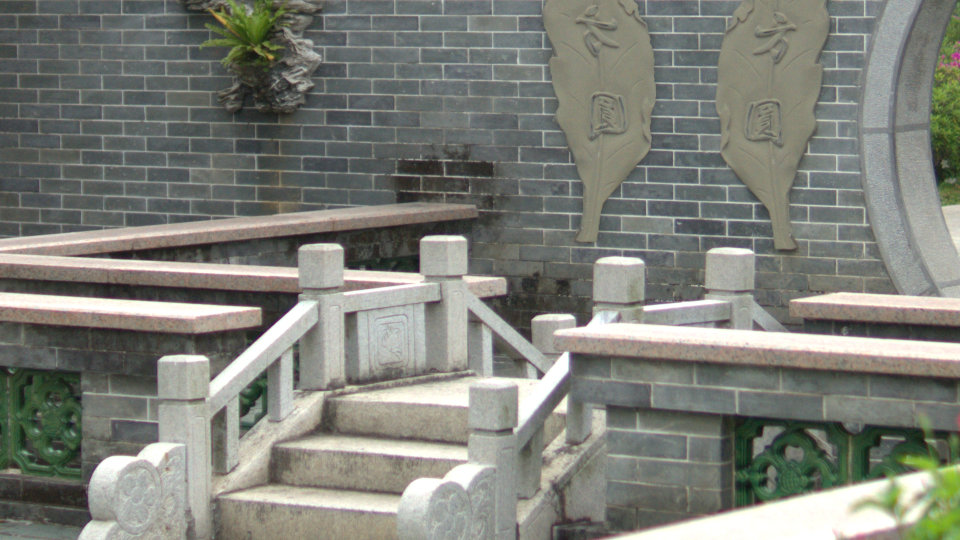
#> input picture images/DSC05646.TIF, 1920 x 1080 px (shown at 1/2 size)
$ python -i DetectionUtils.py   (imports and definitions only)
#> lines starting #> are read from the running program, lines starting #| are printed output that depends on the picture; after the words box and inside, x2 and y2 are one past the last pixel; in counts of white or black regions, pixels touching at a corner belong together
import cv2, numpy as np
from scipy.special import erfc
from .CFAUtils import *
from sklearn.mixture import GaussianMixture
import scipy.stats

def pmap_erfc(data, mean=None, stdev=None):
    if stdev is None: stdev = np.std(data)
    if mean is None: mean = np.mean(data),
    pmap = erfc(np.abs(data - mean) / (2 ** .5 * stdev))
    return pmap

def filtered_pmap_erfc(data, mean = 0, stdev = None, B = 1):
    K = get_filter_pattern(m_1001, 2*B+1, 2*B+1)
    pmap = pmap_erfc(data, mean, stdev)
    pmap = cv2.filter2D(pmap, -1, K)
    return pmap

def weighted_pmap_erfc(data, mean = 0, stdev = None):
    pmap = pmap_erfc(data, mean, stdev)
    fdata, nw = data * pmap, np.sum(pmap)
    mean = np.sum(fdata) / nw
    stdev = (np.sum(pmap*(data - mean)**2) / nw) ** .5
    pmap = erfc(np.abs(data - mean) / (2 ** .5 * stdev))
    return pmap

def em_probability(F):
    X = F.reshape(-1, 1)
    gm = GaussianMixture(n_components=2, random_state=0).fit(X)
    M = gm.predict(X)
    i = 0 if np.sum(M == 0) < np.sum(M == 1) else 1     # Assume that cluster with fewer elements is tampered
    m0, m1 = gm.means_[i][0], gm.means_[1-i][0]
    s0, s1 = gm.covariances_[i][0][0]**.5, gm.covariances_[1-i][0][0]**.5
    pdf0, pdf1 = scipy.stats.norm(m0, s0).pdf, scipy.stats.norm(m1, s1).pdf
    P0, P1 = pdf0(F), pdf1(F)
    return P0 / (P0 + P1)

''' Gets the biggest N components, if they are at least 100*t% the size of image
'''
def mask_components(mask, N = np.inf, t = 0):
    nlabels, labels, stats, centroids = cv2.connectedComponentsWithStats(mask)
    N = min(nlabels, N)
    idx = np.argsort(stats[:, -1])[::-1]
    out = np.zeros_like(mask)
    for i in idx[1:]:
        _, _, _, _, a = stats[i]
        if a < t * mask.size:
            break
        out[labels == i] = 1
    return out

def otsu_components(data, N = 3, A = .01, biggest = False):
    data = data - data.min()
    data = (data / data.max() * 255).astype('uint8')
    blur = cv2.GaussianBlur(data, (N, N), 0)
    # find otsu's threshold value with OpenCV function
    _, otsu = cv2.threshold(blur, 0, 1, cv2.THRESH_BINARY + cv2.THRESH_OTSU)
    otsu = 1-otsu
    nlabels, labels, stats, centroids = cv2.connectedComponentsWithStats(otsu)
    idx = np.argsort(stats[:,-1])[::-1]
    out = np.zeros_like(otsu)
    for i in idx[1:]:
        _, _, _, _, a = stats[i]
        if a < A * data.size:
            break
        out[labels == i] = i
    return out

>>> import cv2
>>> picture = cv2.imread('../images/DSC05646.TIF', cv2.IMREAD_GRAYSCALE)
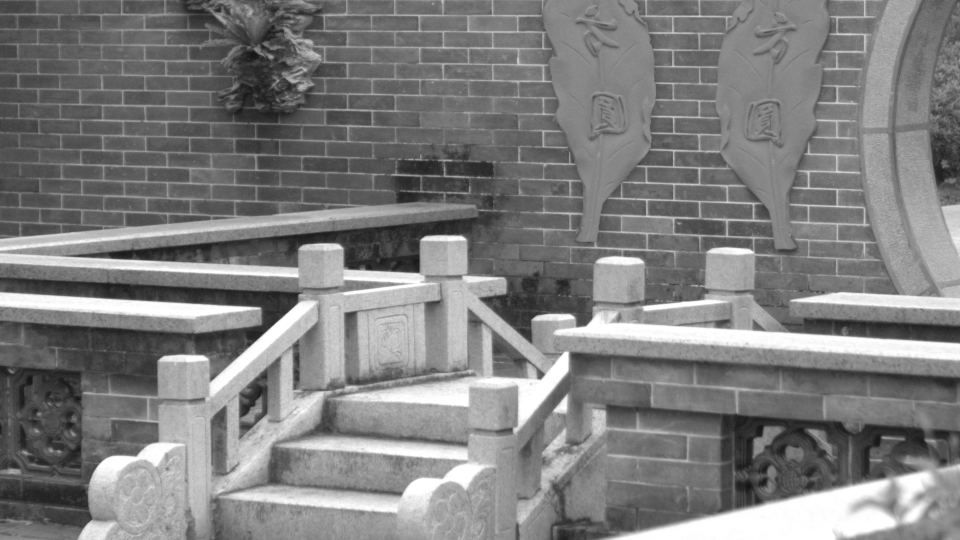
#> picture: shape (1080, 1920) (shown at 1/2 size); min 13, max 255, mean 126.3
>>> result = otsu_components(picture)
#> in otsu_components, `_, otsu = cv2.threshold(blur, 0, 1, cv2.THRESH_BINARY + cv2.THRESH_OTSU)`:
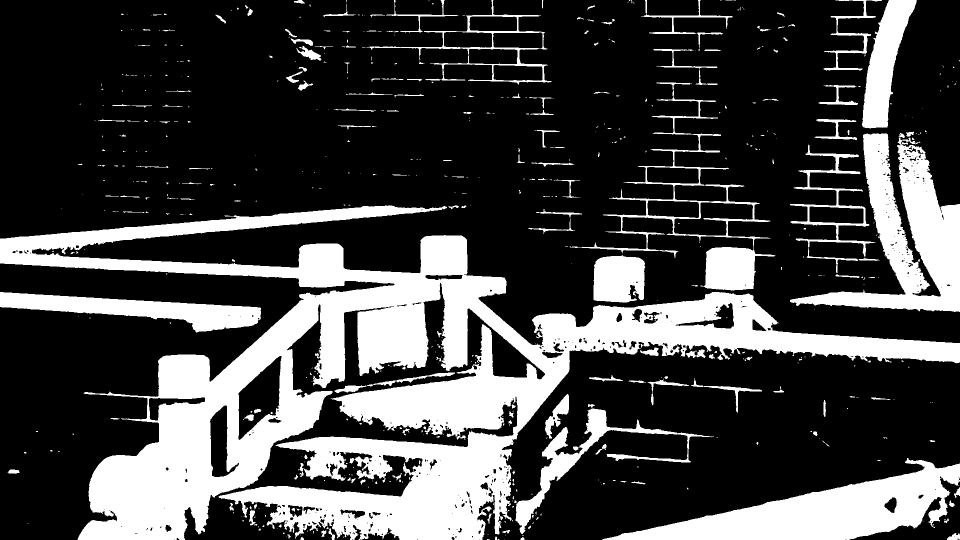
#> otsu: shape (1080, 1920) (shown at 1/2 size); values 0 (black) and 1 (white), 27.2% white; 591 white regions (414 under 20 px), largest, box (x1, y1, x2, y2) and area: (0, 411, 1920, 1080) 364119, (1204, 916, 1920, 1080) 48335, (1580, 266, 1920, 624) 46111
#> in otsu_components, `nlabels, labels, stats, centroids = cv2.connectedComponentsWithStats(o..`:
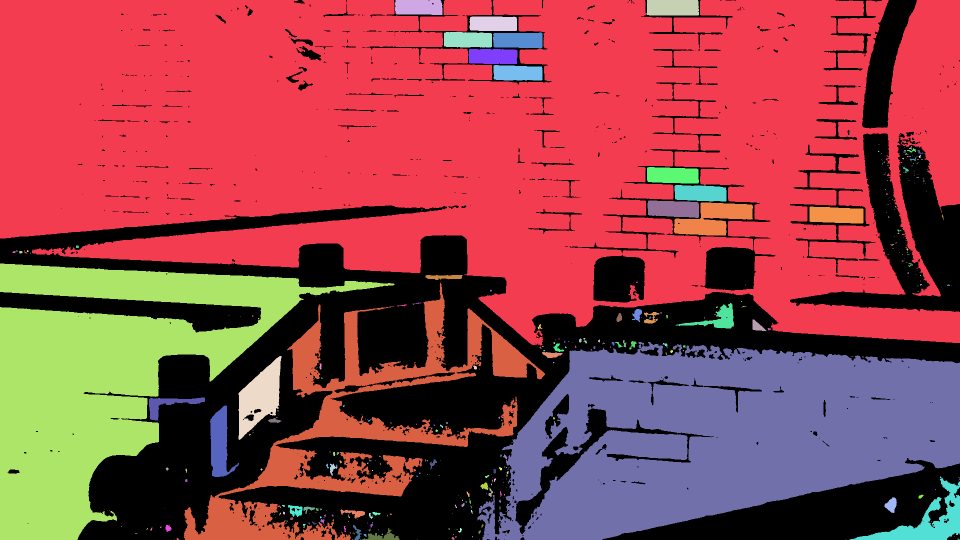
#> labels: shape (1080, 1920) int32 (shown at 1/2 size); 372 distinct labels, from 0 to 371; one colour per label, 0 black
#> in otsu_components, `nlabels, labels, stats, centroids = cv2.connectedComponentsWithStats(o..`: nlabels = 372; stats = 372 rows, first 6: [0, 0, 1920, 1080, 563209], [0, 0, 1920, 691, 938284], [790, 0, 96, 30, 2727], [1293, 0, 105, 31, 3202], [939, 33, 95, 29, 2683], [888, 64, 96, 31, 2830]; centroids = 372 pairs, first value 27.81 to 1918.5, second value 14.21 to 1079
#> in otsu_components, `idx = np.argsort(stats[:,-1])[::-1]`: idx = 372 values, max 371 at index 280, min 0 at index 1, mean 185.5
#> the loop in otsu_components, `for i in idx[1:]:` made 5 passes
#> (i, a) on passes 2 to 5: (161, 251586), (99, 171870), (111, 77574), (260, 7837)
#> a on pass 1: 563209
#> after the loop in otsu_components, `for i in idx[1:]:`:
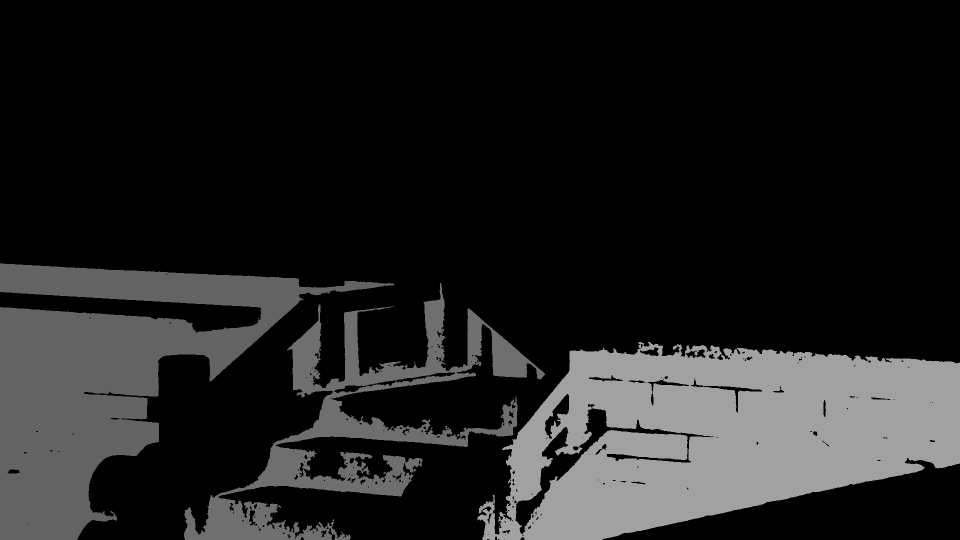
#> out: shape (1080, 1920) (shown at 1/2 size); min 0, max 161, mean 31.9

$ run again, on images/DSC05684.TIF
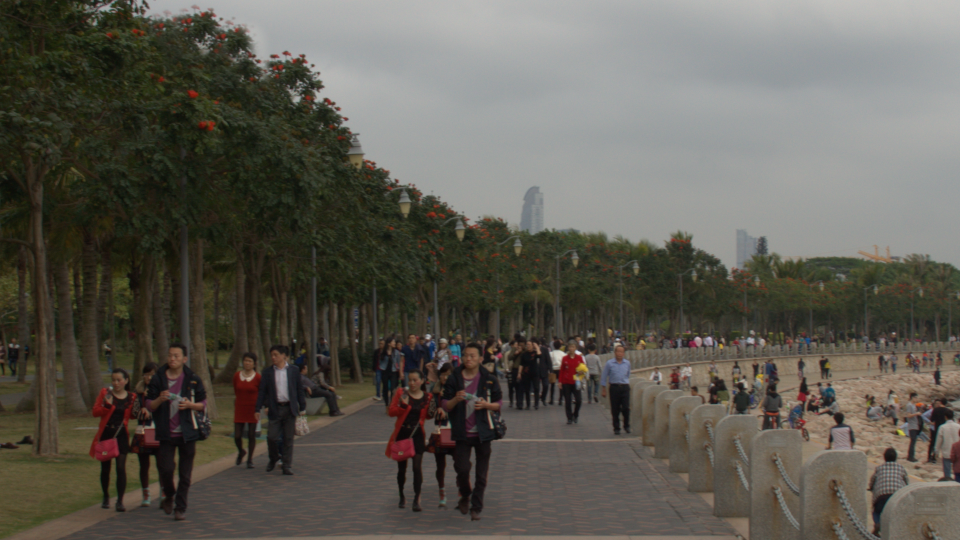
#> input picture images/DSC05684.TIF, 1920 x 1080 px (shown at 1/2 size)
#> in otsu_components, `_, otsu = cv2.threshold(blur, 0, 1, cv2.THRESH_BINARY + cv2.THRESH_OTSU)`:
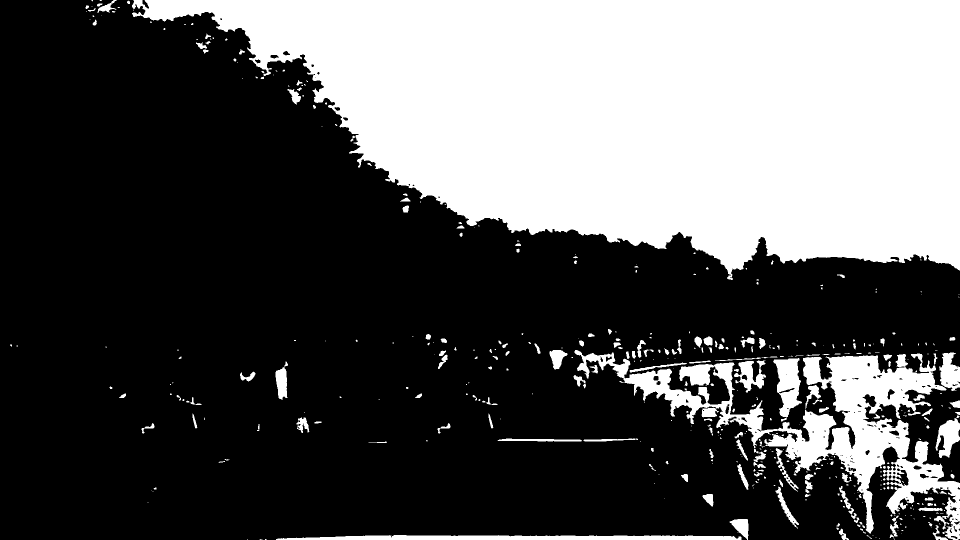
#> otsu: shape (1080, 1920) (shown at 1/2 size); values 0 (black) and 1 (white), 34.9% white; 471 white regions (279 under 20 px), largest, box (x1, y1, x2, y2) and area: (264, 0, 1920, 560) 615592, (1149, 700, 1920, 1080) 67370, (552, 1070, 1483, 1080) 7444
#> in otsu_components, `nlabels, labels, stats, centroids = cv2.connectedComponentsWithStats(o..`:
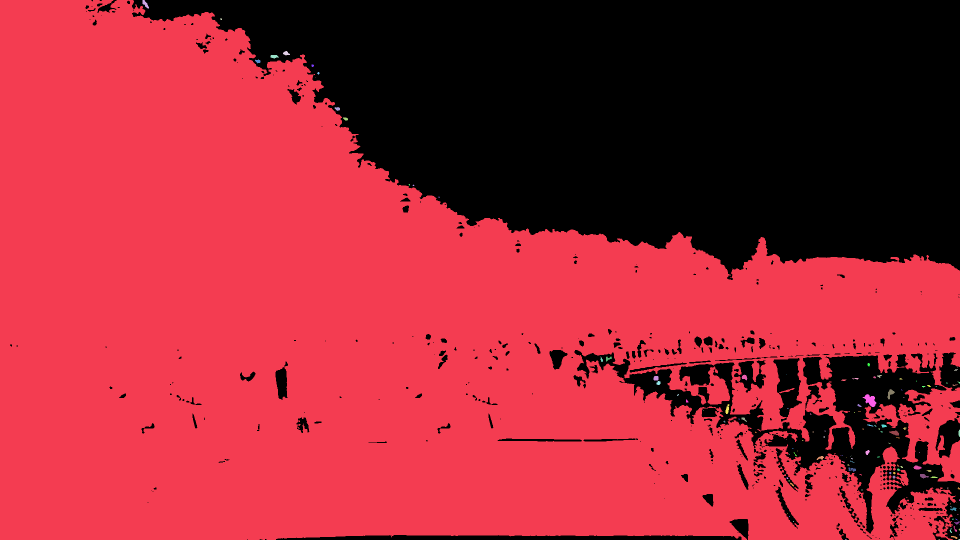
#> labels: shape (1080, 1920) int32 (shown at 1/2 size); 132 distinct labels, from 0 to 131; one colour per label, 0 black
#> nlabels = 132; stats = 132 rows, first 6: [20, 0, 1900, 1080, 723792], [0, 0, 1920, 1080, 1346656], [285, 0, 13, 17, 107], [440, 37, 4, 3, 10], [566, 102, 14, 9, 77], [541, 110, 17, 7, 86]; centroids = 132 pairs, first value 290.5 to 1919, second value 7.77 to 1078.6
#> idx = 132 values, max 131 at index 83, min 0 at index 1, mean 65.5
#> the loop in otsu_components, `for i in idx[1:]:` made 2 passes
#> a on pass 1: 723792

$ run again, on images/r0d8d62edt.TIF
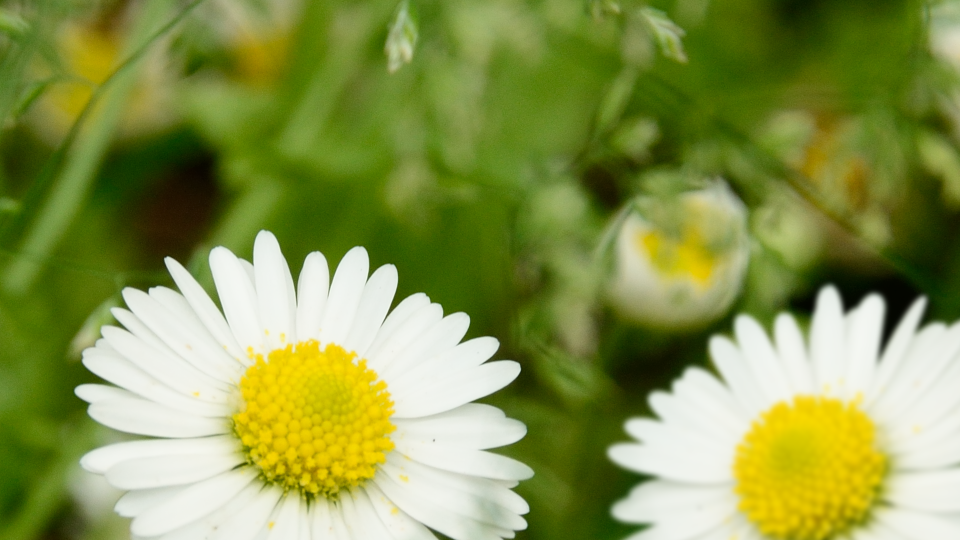
#> input picture images/r0d8d62edt.TIF, 1920 x 1080 px (shown at 1/2 size)
#> in otsu_components, `_, otsu = cv2.threshold(blur, 0, 1, cv2.THRESH_BINARY + cv2.THRESH_OTSU)`:
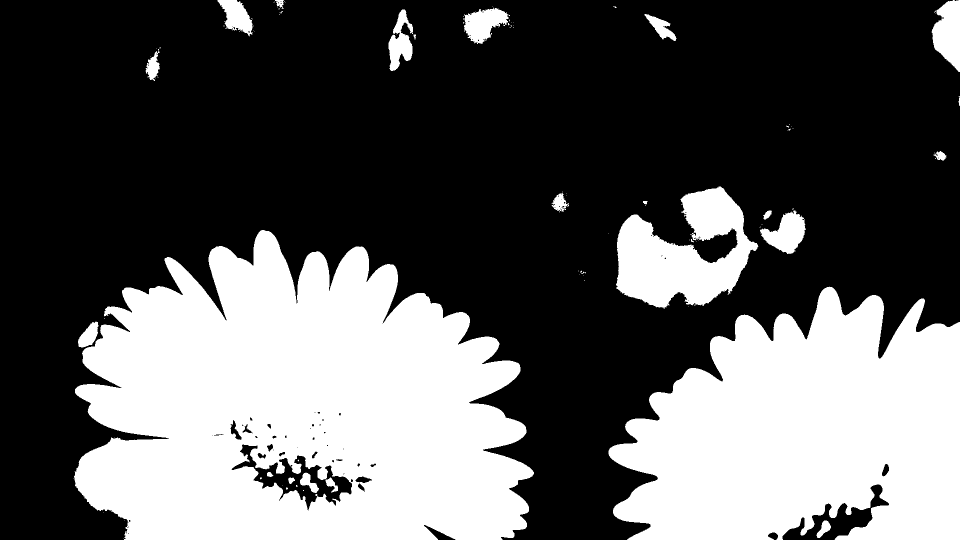
#> otsu: shape (1080, 1920) (shown at 1/2 size); values 0 (black) and 1 (white), 35.7% white; 107 white regions (83 under 20 px), largest, box (x1, y1, x2, y2) and area: (148, 460, 1068, 1080) 413671, (1217, 573, 1920, 1080) 260533, (1232, 373, 1517, 617) 39061
#> in otsu_components, `nlabels, labels, stats, centroids = cv2.connectedComponentsWithStats(o..`:
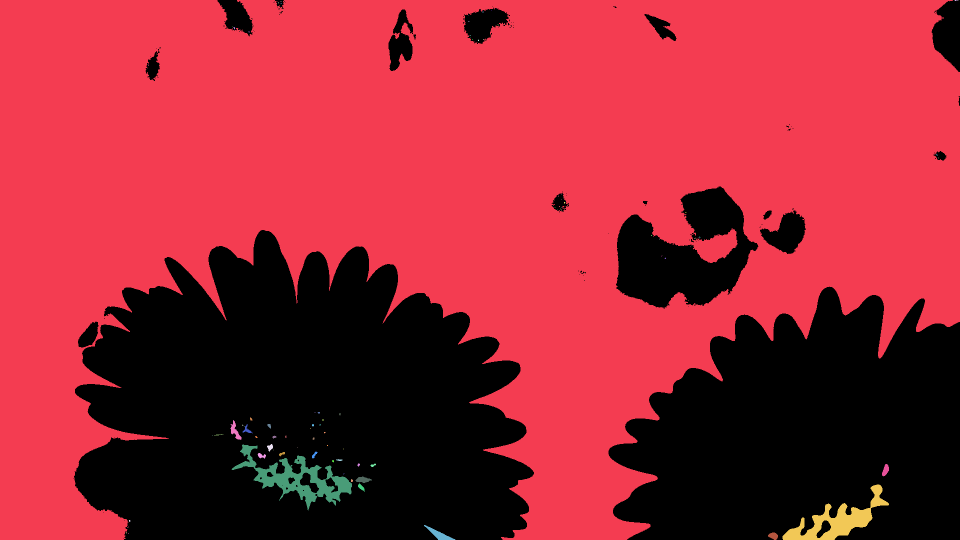
#> labels: shape (1080, 1920) int32 (shown at 1/2 size); 89 distinct labels, from 0 to 88; one colour per label, 0 black
#> nlabels = 89; stats = 89 rows, first 6: [146, 0, 1774, 1080, 740568], [0, 0, 1920, 1080, 1314286], [1909, 0, 7, 2, 9], [1917, 0, 1, 1, 1], [561, 3, 2, 1, 2], [556, 5, 2, 2, 3]; centroids = 89 pairs, first value 252.7 to 1917, second value 0 to 1071.5
#> idx = 89 values, max 88 at index 64, min 0 at index 1, mean 44
#> the loop in otsu_components, `for i in idx[1:]:` made 2 passes
#> a on pass 1: 740568
